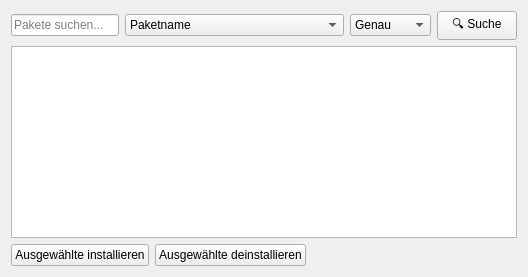
          <widget class="QWidget" name="yayTab">
           <attribute name="title">
            <string>🔧 Yay</string>
           </attribute>
           <layout class="QVBoxLayout" name="verticalLayout_yay">
            <item>
             <layout class="QHBoxLayout" name="yaySearchLayout">
              <item>
               <widget class="QLineEdit" name="yaySearch">
                <property name="placeholderText">
                 <string>Pakete suchen...</string>
                </property>
               </widget>
              </item>
              <item>
               <widget class="QComboBox" name="yaySearchMode">
                <property name="toolTip">
                 <string>Suchmodus</string>
                </property>
                <item>
                 <property name="text">
                  <string>Paketname</string>
                 </property>
                </item>
                <item>
                 <property name="text">
                  <string>Beschreibung</string>
                 </property>
                </item>
                <item>
                 <property name="text">
                  <string>Beides (Name oder Beschreibung)</string>
                 </property>
                </item>
               </widget>
              </item>
              <item>
               <widget class="QComboBox" name="yaySearchType">
                <property name="toolTip">
                 <string>Suchtyp</string>
                </property>
                <item>
                 <property name="text">
                  <string>Genau</string>
                 </property>
                </item>
                <item>
                 <property name="text">
                  <string>Enthalten</string>
                 </property>
                </item>
               </widget>
              </item>
              <item>
               <widget class="QPushButton" name="yaySearchButton">
                <property name="text">
                 <string>🔍 Suche</string>
                </property>
               </widget>
              </item>
             </layout>
            </item>
            <item>
             <widget class="QTableWidget" name="yayTable">
              <property name="alternatingRowColors">
               <bool>true</bool>
              </property>
              <property name="selectionBehavior">
               <enum>QAbstractItemView::SelectionBehavior::SelectRows</enum>
              </property>
              <property name="sortingEnabled">
               <bool>true</bool>
              </property>
             </widget>
            </item>
            <item>
             <layout class="QHBoxLayout" name="yayActionsLayout">
              <item>
               <widget class="QPushButton" name="yayInstallPackageButton">
                <property name="text">
                 <string>Ausgewählte installieren</string>
                </property>
               </widget>
              </item>
              <item>
               <widget class="QPushButton" name="yayUninstallPackageButton">
                <property name="text">
                 <string>Ausgewählte deinstallieren</string>
                </property>
               </widget>
              </item>
              <item>
               <spacer name="yaySpacer">
                <property name="orientation">
                 <enum>Qt::Orientation::Horizontal</enum>
                </property>
                <property name="sizeHint" stdset="0">
                 <size>
                  <width>40</width>
                  <height>20</height>
                 </size>
                </property>
               </spacer>
              </item>
             </layout>
            </item>
           </layout>
          </widget>
